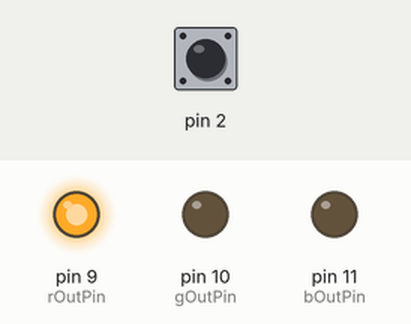
This sketch was run on a simulated Arduino Uno, built with avr-gcc and run on an emulated ATmega328P. Parts: output pins drawn as LEDs (lit = HIGH). Inputs (shaded band) come from the test bench; at power-on: pin 2 HIGH.

Above: at 1.2 s.
1.3 s: pin 2 pulled LOW for 3.2 s
At 1.8 s:
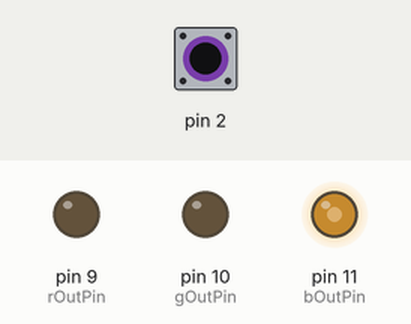
6.0 s: pin 2 pulled LOW for 0.15 s
At 6.5 s:
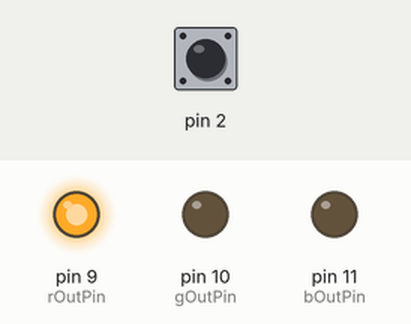
7.6 s: pin 2 pulled LOW for 1 s
At 7.9 s:
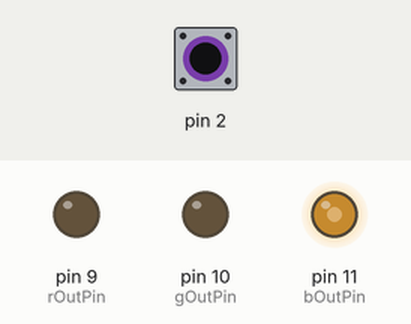
10.1 s: pin 2 pulled LOW for 3.2 s
At 12.2 s:
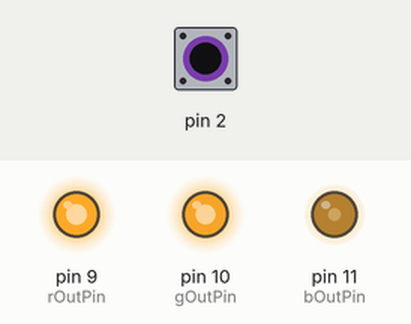
Timing chart, 0 to 14.9 s (numbered marks = the images above; inputs shaded):
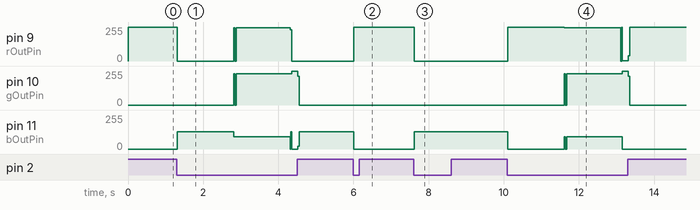

The sketch:

timechangedemo.ino
```cpp
#include <CapacitiveSensor.h>

//int led = 8;                                          //change '42' to any desired pin...

int const rPotPin = A2;
int const gPotPin = A1;
int const bPotPin = A0;

int const rOutPin = 9;
int const gOutPin = 10;
int const bOutPin = 11;

int rVal;
int gVal;
int bVal;

long time = 0;
int state = HIGH;

boolean yes;
boolean previous = false;

int debounce = 200;

CapacitiveSensor   cs_4_2 = CapacitiveSensor(4,2);        // 10M resistor between pins 4 & 2, pin 2 is sensor pin, add a wire and or foil if desired

// To add more sensors...
//CapacitiveSensor   cs_4_6 = CapacitiveSensor(4,6);        // 10M resistor between pins 4 & 6, pin 6 is sensor pin, add a wire and or foil
//CapacitiveSensor   cs_4_8 = CapacitiveSensor(4,8);        // 10M resistor between pins 4 & 8, pin 8 is sensor pin, add a wire and or foil

void setup()
{
   Serial.begin(9600);
   cs_4_2.set_CS_AutocaL_Millis(0xFFFFFFFF);  //Calibrate the sensor...
   //pinMode(led, OUTPUT);
   pinMode(rOutPin, OUTPUT);
   pinMode(gOutPin, OUTPUT);
   pinMode(bOutPin, OUTPUT);
}

void loop()
{

    long total1 =  cs_4_2.capacitiveSensor(30);

    //Serial.println(time);

    if (total1 > 1000){yes = true;}
    else {yes = false;}

    // to toggle the state of state
    if(yes == true && previous  == false && millis() - time>debounce){

      //reset timer here
       if(state == LOW){
         state = HIGH;

       }
       else
         state = LOW;
         time = millis();

    }


    if(state == HIGH){

       //green
       analogWrite(rOutPin, 255);
       analogWrite(gOutPin, 0);
       analogWrite(bOutPin, 0);

       if(1000 < total1) {

          if ((millis() - time) > 6000) {

             analogWrite(rOutPin, 102);
             analogWrite(gOutPin, 0);
             analogWrite(bOutPin, 204);
          }

          else if ((millis() - time) > 4500) {

             analogWrite(rOutPin, 0);
             analogWrite(gOutPin, 0);
             analogWrite(bOutPin, 255);
          }

          else if ((millis() - time) > 3000) {

             analogWrite(rOutPin, 0);
             analogWrite(gOutPin, 255);
             analogWrite(bOutPin, 0);
          }

          else if ((millis() - time) > 1500) {

             //maize
             analogWrite(rOutPin, 251);
             analogWrite(gOutPin, 236);
             analogWrite(bOutPin, 93);
          }

       }
    }

    if(state == LOW){

       analogWrite(rOutPin, 0);
       analogWrite(gOutPin, 0);
       analogWrite(bOutPin, 128);

       if(1000 < total1) {

          if ((millis() - time) > 6000) {

             analogWrite(rOutPin, 102);
             analogWrite(gOutPin, 0);
             analogWrite(bOutPin, 204);
          }

          else if ((millis() - time) > 4500) {

             analogWrite(rOutPin, 0);
             analogWrite(gOutPin, 0);
             analogWrite(bOutPin, 255);
          }

          else if ((millis() - time) > 3000) {

             analogWrite(rOutPin, 0);
             analogWrite(gOutPin, 255);
             analogWrite(bOutPin, 0);
          }

          else if ((millis() - time) > 1500) {

             //maize
             analogWrite(rOutPin, 251);
             analogWrite(gOutPin, 236);
             analogWrite(bOutPin, 93);
          }

       }

    }

    //digitalWrite(led, state);
    previous = yes;

    delay(10);


}
```

Measured:
- after the input at 1.3 s, pin 9 (rOutPin): 255/255 → 0/255 at once, → 250/255 1.5 s later, → 0/255 1.5 s later; pin 10 (gOutPin): 0/255 → 235/255 after 1.5 s, → 254/255 1.5 s later, → 0/255 0.16 s later; pin 11 (bOutPin): 0/255 → 128/255 at once, → 93/255 1.5 s later, → 0/255 1.5 s later, → 128/255 0.20 s later
- after the input at 6.0 s, pin 9 (rOutPin): 0/255 → 255/255 at once; pin 11 (bOutPin): 128/255 → 0/255 at once
- after the input at 7.6 s, pin 9 (rOutPin): 255/255 → 0/255 at once; pin 11 (bOutPin): 0/255 → 128/255 at once
- after the input at 10.1 s, pin 9 (rOutPin): 0/255 → 255/255 at once, → 251/255 1.5 s later, → 1/255 1.5 s later, → 255/255 0.20 s later; pin 10 (gOutPin): 0/255 → 235/255 after 1.5 s, → 254/255 1.5 s later, → 0/255 0.16 s later; pin 11 (bOutPin): 128/255 → 0/255 at once, → 93/255 1.5 s later, → 0/255 1.5 s later
